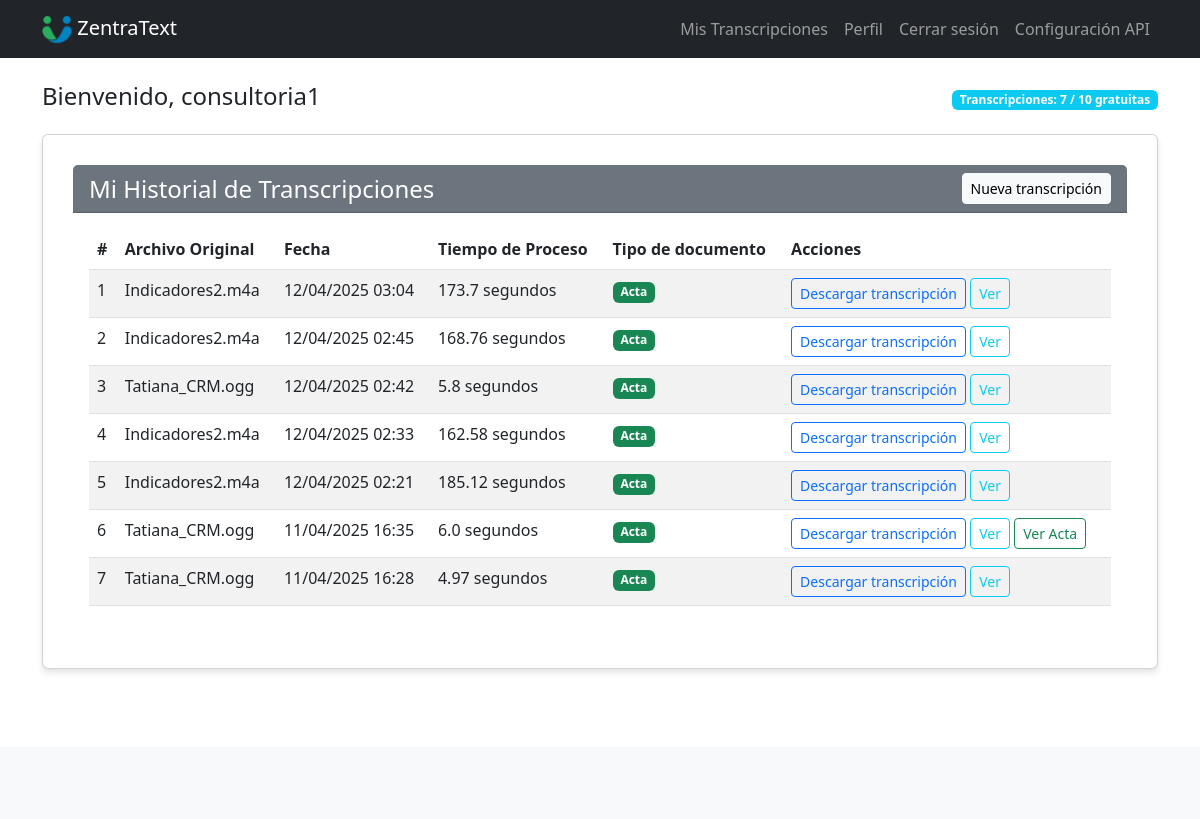
/transcription/history (signed in), run on the app's committed database.
### modules/auth/models.py (models this page shows, shortened)
class User(UserMixin, db.Model):
    id = db.Column(sa.Integer, primary_key=True)
    username = db.Column(sa.String(64), unique=True, nullable=False, index=True)
    email = db.Column(sa.String(120), unique=True, nullable=False, index=True)
    password_hash = db.Column(sa.String(128))
    created_at = db.Column(sa.DateTime, default=datetime.utcnow)
    is_admin = db.Column(sa.Boolean, default=False)
    transcriptions = relationship('Transcription', backref='user', lazy='dynamic')
    def get_transcription_count(self):
        return self.transcriptions.count()

### modules/transcription/models.py (models this page shows, shortened)
class Transcription(db.Model):
    id = db.Column(sa.Integer, primary_key=True)
    user_id = db.Column(sa.Integer, sa.ForeignKey('user.id'), nullable=False)
    original_filename = db.Column(sa.String(255), nullable=False)
    file_path = db.Column(sa.String(255), nullable=False)
    transcript_path = db.Column(sa.String(255), nullable=False)
    transcript_text = db.Column(sa.Text)
    acta_text = db.Column(sa.Text, nullable=True)
    document_type = db.Column(sa.String(20), default='acta')  # Nueva columna
    processing_time = db.Column(sa.Float)
    created_at = db.Column(sa.DateTime, default=datetime.utcnow)

### modules/transcription/routes.py (the view)
@transcription_bp.route('/history')
@login_required
def history():
    transcriptions = Transcription.query.filter_by(
        user_id=current_user.id
    ).order_by(Transcription.created_at.desc()).all()
    current_app.logger.info(f"Obtenidas {len(transcriptions)} transcripciones para el usuario {current_user.id}")
    for t in transcriptions:
        current_app.logger.info(f"Transcripción ID {t.id}: acta_text: {'Disponible' if t.acta_text else 'No disponible'}")
    return render_template(
        'transcription/history.html',
        title='Historial de Transcripciones',
        transcriptions=transcriptions
    )

### modules/auth/__init__.py (called while the page is built)
@login_manager.user_loader
def load_user(id):
    return User.query.filter_by(id=int(id)).first()

### templates/transcription/history.html (shortened to what this page needs)
{% extends 'base.html' %}
{% block content %}
<div class="row">
    <div class="col-md-12">
        <div class="card">
            <div class="card-header bg-secondary text-white d-flex justify-content-between align-items-center">
                <h4 class="mb-0">Mi Historial de Transcripciones</h4>
                <a href="{{ url_for('index') }}" class="btn btn-light btn-sm">Nueva transcripción</a>
            </div>
            <div class="card-body">
                {% if transcriptions %}
                <div class="table-responsive">
                    <table class="table table-striped table-hover">
                        <thead>
                            <tr>
                                <th>#</th>
                                <th>Archivo Original</th>
                                <th>Fecha</th>
                                <th>Tiempo de Proceso</th>
                                <th>Tipo de documento</th>
                                <th>Acciones</th>
                            </tr>
                        </thead>
                        <tbody>
                            {% for transcription in transcriptions %}
                            <tr>
                                <td>{{ loop.index }}</td>
                                <td>{{ transcription.original_filename }}</td>
                                <td>{{ transcription.created_at.strftime('%d/%m/%Y %H:%M') }}</td>
                                <td>{{ transcription.processing_time }} segundos</td>
                                <td>
                                    {% if transcription.document_type == 'requirements' %}
                                    <span class="badge bg-info">Requerimientos</span>
                                    {% else %}
                                    <span class="badge bg-success">Acta</span>
                                    {% endif %}
                                </td>
                                <td>
                                    <a href="{{ url_for('transcription.download_transcript', filename=transcription.transcript_path) }}"
                                       class="btn btn-sm btn-outline-primary">
                                        Descargar transcripción
                                    </a>
                                    <button class="btn btn-sm btn-outline-info show-transcription"
                                            data-bs-toggle="modal"
                                            data-bs-target="#transcriptionModal"
                                            data-id="{{ transcription.id }}"
                                            data-transcription="{{ transcription.transcript_text }}">
                                        Ver
                                    </button>
                                    {% if transcription.acta_text %}
                                    <button class="btn btn-sm btn-outline-success show-acta"
                                            data-bs-toggle="modal"
                                            data-bs-target="#actaModal"
                                            data-id="{{ transcription.id }}"
                                            data-type="{{ transcription.document_type }}"
                                            data-acta="{{ transcription.acta_text|e }}">
                                        Ver
                                        {% if transcription.document_type == 'requirements' %}
                                        Requerimientos
                                        {% else %}
                                        Acta
                                        {% endif %}
                                    </button>
                                    {% endif %}
                                </td>
                            </tr>
                            {% endfor %}
                        </tbody>
                    </table>
                </div>
                {% else %}
                <div class="alert alert-info">
                    <p>No tienes transcripciones realizadas. <a href="{{ url_for('index') }}">Haz tu primera transcripción</a>.</p>
                </div>
                {% endif %}
            </div>
        </div>
    </div>
</div>
{% endblock %}

### templates/base.html (shortened to what this page needs)
<!DOCTYPE html>
<html lang="es">
<head>
    <link rel="stylesheet" href="{{ url_for('static', filename='css/styles.css') }}">
    <link href="https://cdn.jsdelivr.net/npm/bootstrap@5.3.0-alpha1/dist/css/bootstrap.min.css" rel="stylesheet">
</head>
<body>
    <nav class="navbar navbar-expand-lg navbar-dark bg-dark">
        <div class="container">
            <a class="navbar-brand" href="{{ url_for('index') }}">
                <img src="{{ url_for('static', filename='img/5_Logo_Icono.png') }}" alt="Logo" height="30">
                ZentraText
            </a>
            <div class="collapse navbar-collapse" id="navbarNav">
                <ul class="navbar-nav ms-auto">
                    {% if current_user.is_authenticated %}
                    <li class="nav-item">
                        <a class="nav-link" href="{{ url_for('transcription.history') }}">Mis Transcripciones</a>
                    </li>
                    <li class="nav-item">
                        <a class="nav-link" href="{{ url_for('auth.profile') }}">Perfil</a>
                    </li>
                    <li class="nav-item">
                        <a class="nav-link" href="{{ url_for('auth.logout') }}">Cerrar sesión</a>
                    </li>
                    {% endif %}
                    <li class="nav-item">
                        <a class="nav-link" href="{{ url_for('api_settings') }}">Configuración API</a>
                    </li>
                </ul>
            </div>
        </div>
    </nav>
    <div class="container mt-4">
        {% if current_user.is_authenticated %}
        <div class="row mb-3">
            <div class="col-md-12">
                <div class="d-flex justify-content-between align-items-center">
                    <h4>Bienvenido, {{ current_user.username }}</h4>
                    <span class="badge bg-info">
                        Transcripciones: {{ current_user.get_transcription_count() }} /
                        {{ config['FREE_TRANSCRIPTIONS_LIMIT'] }} gratuitas
                    </span>
                </div>
            </div>
        </div>
        {% endif %}
        {% block content %}{% endblock %}
    </div>
    <footer class="mt-5 py-3 bg-light">
        <div class="container text-center">
            <p>&copy; 2025 ZentraText - Todos los derechos reservados</p>
        </div>
    </footer>
</body>
</html>

### static/css/styles.css (style rules this page uses)
:root { --primary-color: #4a6fa5; --primary-dark: #345176; --secondary-color: #6c757d; --accent-color: #00b8a9; --light-bg: #f8f9fa; --dark-text: #343a40; --light-text: #f8f9fa; --border-radius: 8px; --box-shadow: 0 4px 6px rgba(0, 0, 0, 0.1); --transition: all 0.3s ease; }
* { margin: 0; padding: 0; box-sizing: border-box; }
body { font-family: 'Poppins', sans-serif; line-height: 1.6; color: var(--dark-text); background-color: #f0f2f5; min-height: 100vh; display: flex; flex-direction: column; }
.container { width: 100%; max-width: 1200px; margin: 0 auto; padding: 0 20px; }
.card { background-color: white; border-radius: var(--border-radius); box-shadow: var(--box-shadow); padding: 30px; margin-bottom: 30px; }
.btn { display: inline-block; padding: 10px 20px; background-color: var(--primary-color); color: white; border: none; border-radius: var(--border-radius); cursor: pointer; font-weight: 500; transition: var(--transition); text-decoration: none; font-size: 1rem; }
footer { background-color: var(--primary-dark); color: var(--light-text); padding: 20px 0; text-align: center; }

### data on the page
User: username "consultoria1"
Transcription: document_type "Acta"
Transcription: document_type "Acta"
Transcription: document_type "Acta"
Transcription: document_type "Acta"
Transcription: document_type "Acta"
Transcription: document_type "Acta"
Transcription: document_type "Acta"

### other printed values
{{ current_user.get_transcription_count() }} "7"
{{ config['FREE_TRANSCRIPTIONS_LIMIT'] }} "10"
